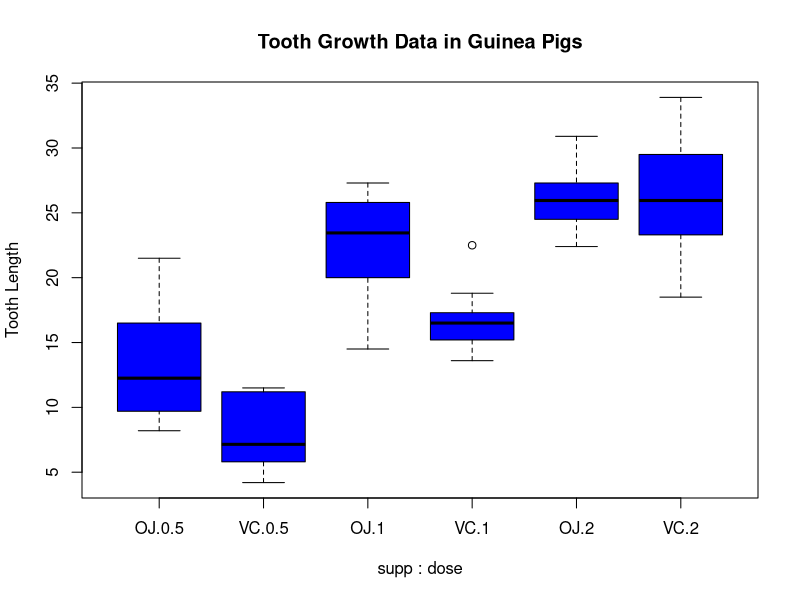
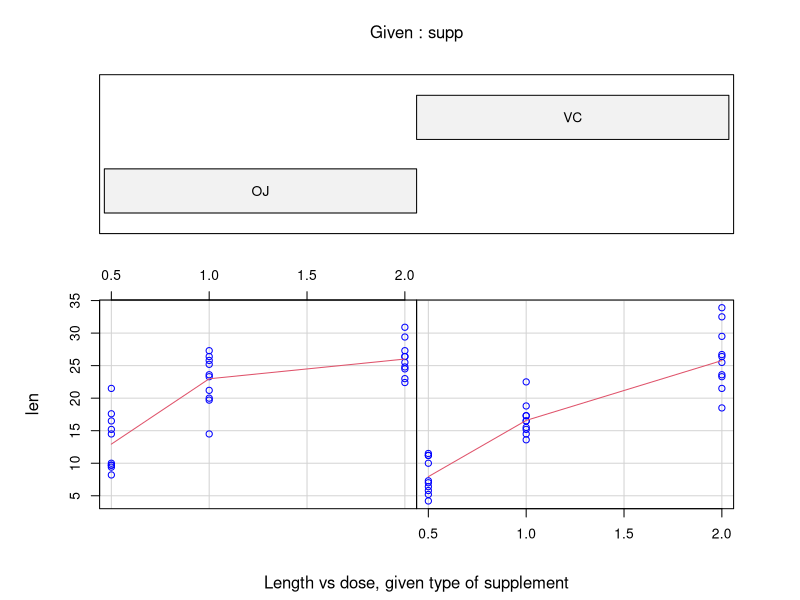

These charts were generated, in order, by the following R code:
## ---- chunk 1
head(ToothGrowth)
str(ToothGrowth)

factor(ToothGrowth$dose)

require(graphics)
boxplot(len ~ supp + dose, 
        data=ToothGrowth, 
        col="blue",
        ylab="Tooth Length", 
        main="Tooth Growth Data in Guinea Pigs")

coplot(len ~ dose | supp, 
       data = ToothGrowth, 
       panel = panel.smooth,
       col="blue",
       xlab = "Length vs dose, given type of supplement")
       

## ---- chunk 2
summary(ToothGrowth)
table(ToothGrowth$supp,ToothGrowth$dose)
mean(ToothGrowth$len)
## ---- chunk 3
g1=ToothGrowth[ToothGrowth$supp=="OJ" & ToothGrowth$dose==0.5,1]
g2=ToothGrowth[ToothGrowth$supp=="VC"& ToothGrowth$dose==0.5,1]
t.test(g1, g2)

g1=ToothGrowth[ToothGrowth$supp=="OJ" & ToothGrowth$dose==1,1]
g2=ToothGrowth[ToothGrowth$supp=="VC"& ToothGrowth$dose==1,1]
t.test(g1, g2)

g1=ToothGrowth[ToothGrowth$supp=="OJ" & ToothGrowth$dose==2,1]
g2=ToothGrowth[ToothGrowth$supp=="VC"& ToothGrowth$dose==2,1]
t.test(g1, g2)

